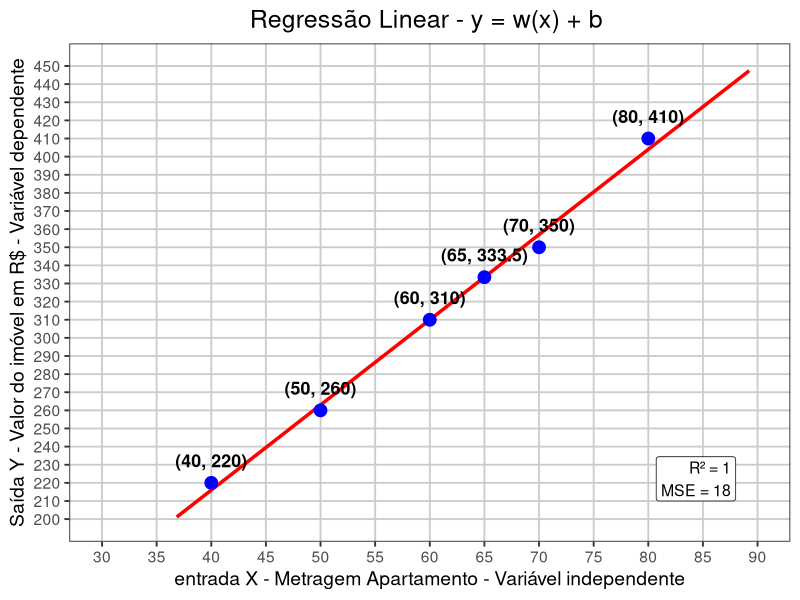

The R source for this figure:
## ---- chunk 1
library(ggplot2)

# 1. Definir os dados
df <- data.frame(
  x = c(40, 50, 60, 65, 70, 80),
  y = c(220, 260, 310, 333.5, 350, 410)
)

# 2. Ajustar o modelo OLS e calcular métricas
fit <- lm(y ~ x, data = df)
r2 <- round(summary(fit)$r.squared, 2)
mse <- round(mean(residuals(fit)^2), 0)

# 3. Formatar rótulos dos pares ordenados "(x, y)"
df$label <- paste0("(", df$x, ", ", df$y, ")")

# 4. Gerar o gráfico
ggplot(df, aes(x = x, y = y)) +
  # Linha de Regressão Linear (vermelha)
  geom_smooth(method = "lm", se = FALSE, color = "red", size = 1.2, fullrange = TRUE) +
  # Pontos Reais (azuis)
  geom_point(color = "blue", size = 4) +
  # Rótulos dos pares ordenados acima dos pontos
  geom_text(
    aes(label = label), 
    vjust = -1.2, 
    hjust = 0.5, 
    size = 4.5, 
    fontface = "bold",
    color = "black"
  ) +
  # Caixa de métricas (R² e MSE) no canto inferior direito
  annotate(
    "label", 
    x = 88, 
    y = 210, 
    label = paste0("R² = ", r2, "\nMSE = ", mse),
    hjust = 1, 
    vjust = 0, 
    size = 4, 
    fill = "white", 
    color = "black"
  ) +
  # Ajustes de Eixos e Limites
  scale_x_continuous(limits = c(30, 90), breaks = seq(30, 90, 5)) +
  scale_y_continuous(limits = c(200, 450), breaks = seq(200, 450, 10)) +
  # Títulos e Rótulos
  labs(
    title = "Regressão Linear - y = w(x) + b ",
    x = "entrada X - Metragem Apartamento - Variável independente",
    y = "Saída Y - Valor do imóvel em R$ - Variável dependente"
  ) +
  # Tema visual equivalente ao da imagem
  theme_bw(base_size = 14) +
  theme(
    plot.title = element_text(hjust = 0.5, size = 18, face = "plain"),
    panel.grid.major = element_line(color = "gray80"),
    panel.grid.minor = element_blank()
  )
## ---- chunk 2

## ---- chunk 3
